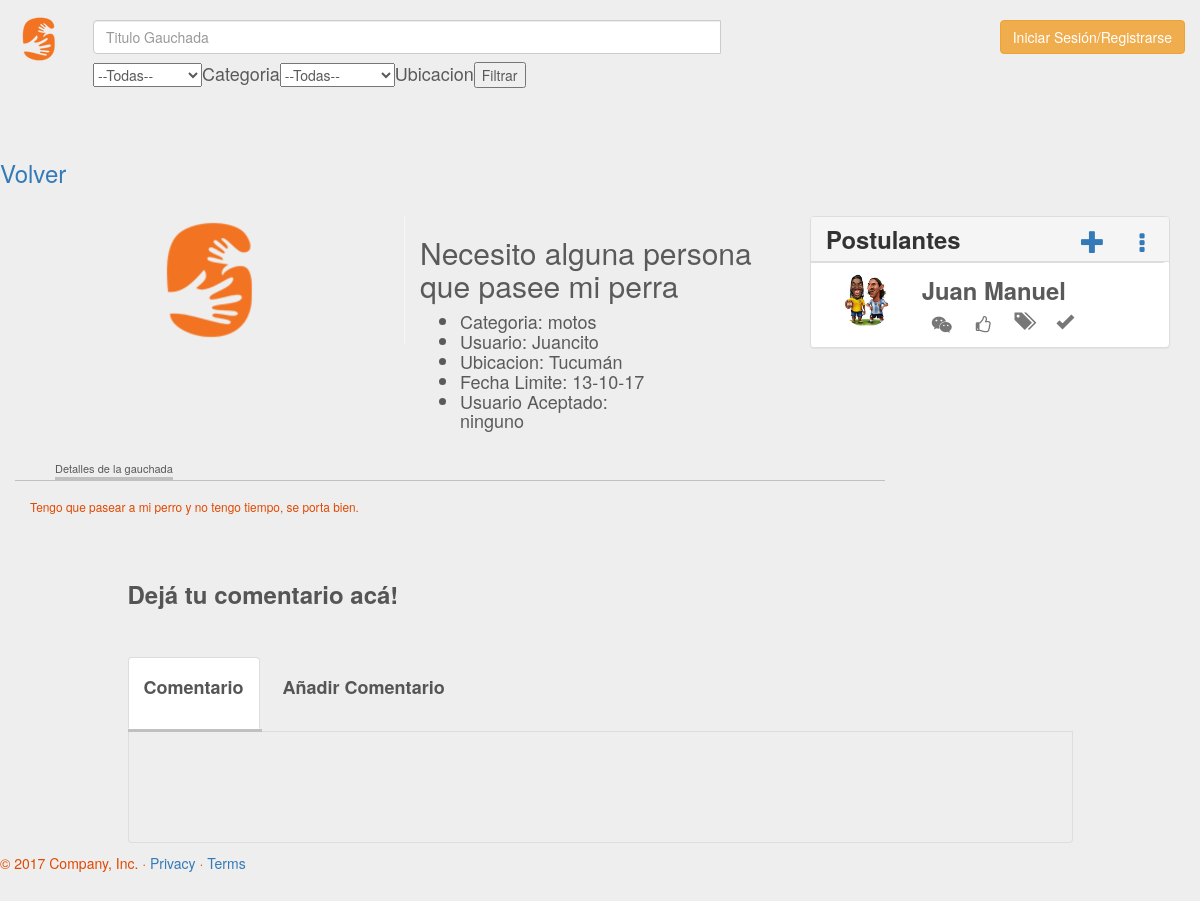
Page /product.php?id=40 on the committed database.
### tables this page shows
CREATE TABLE `favor` (
  `favorId` int(10) UNSIGNED NOT NULL,
  `favorName` varchar(50) NOT NULL,
  `favorDescription` varchar(500) NOT NULL,
  `favorCategory` varchar(20) NOT NULL,
  `favorPlace` varchar(20) NOT NULL,
  `userId` varchar(100) NOT NULL,
  `usuario_aceptado` varchar(1000) DEFAULT NULL,
  `fechaLimite` date DEFAULT NULL
);

CREATE TABLE `imagenes` (
  `favorId` int(10) UNSIGNED NOT NULL,
  `nombreImagen` varchar(1000) NOT NULL,
  `idImagen` int(11) NOT NULL
);

CREATE TABLE `usuario` (
  `userName` varchar(30) NOT NULL,
  `userMail` varchar(100) NOT NULL,
  `userPassword` varchar(20) NOT NULL,
  `userPoints` int(11) NOT NULL,
  `userCredits` int(11) NOT NULL,
  `userNumber` varchar(12) NOT NULL,
  `userBirth` varchar(11) NOT NULL,
  `userPhoto` varchar(100) NOT NULL,
  `is_admin` int(1) UNSIGNED NOT NULL
);

CREATE TABLE `postulantes` (
  `favorId` int(10) UNSIGNED NOT NULL,
  `userMail` varchar(100) NOT NULL,
  `postulantId` int(11) NOT NULL
);

CREATE TABLE `calificaciones` (
  `nombreCalificacion` varchar(30) NOT NULL,
  `rangoDesde` mediumint(30) DEFAULT NULL,
  `rangoHasta` mediumint(30) DEFAULT NULL
);

### product.php (the view, shortened to what this page needs)
<!DOCTYPE html>
<html lang="en">
	<head>
		<?php
			include 'head.php';
			if (!isset($_SESSION['userMail'])) {
				echo '<link href="http://cdnjs.cloudflare.com/ajax/libs/bootstrap-datepicker/1.3.0/css/datepicker.min.css" rel="stylesheet">
							<link rel="stylesheet" type="text/css" href="/css/datepicker.css">
							<script src="http://code.jquery.com/jquery-1.11.0.min.js"></script>
							<script src="//netdna.bootstrapcdn.com/bootstrap/3.1.1/js/bootstrap.min.js"></script>
							<script src="http://cdnjs.cloudflare.com/ajax/libs/bootstrap-datepicker/1.3.0/js/bootstrap-datepicker.js"></script>
							';
			}
			include 'config.php';
			$favor = mysqli_query($con, "SELECT * FROM Favor AS f INNER JOIN Imagenes AS i ON (f.favorId = i.favorId) INNER JOIN Usuario AS u ON(f.userId = u.userMail) WHERE f.favorId='$_REQUEST[id]'");
			$datos = mysqli_fetch_array($favor);
		?>
		<link href="/css/product.css" rel="stylesheet">
		<link rel="stylesheet" href="/css/comments.css">
	</head>
	<body>
		<?php if (isset($_SESSION['userMail'])) {?>
		<div class="navbar-wrapper">
			<nav class="navbar navbar-inverse navbar-fixed-top">
				<?php include 'navbar.php'; ?>
			</nav>
		</div>
		<?php }else{ ?>
			<div class="navbar-wrapper">
				<nav class="navbar navbar-inverse navbar-fixed-top">
					<?php include 'navbar1.php';?>
		<?php } ?>
		<br>
		<br>
		<br>
		<br>
		<br>
		<br>
		<br>
		<a href= index.php><h3>Volver</h3></a><br>
		<div class="container">
			<div class="row">
				<div class="col-lg-4 item-photo">
					<img src=<?php echo '"/uploads/'.$datos['nombreImagen'].'"'; ?> />
				</div>
				<div class="col-lg-4">
					<h2>
						<?php echo $datos['favorName']; ?>
					</h2>
					<h4>
						<ul>
							<?php
							$aceptado=$datos['usuario_aceptado'];
							if($datos['usuario_aceptado']==NULL){
								$aceptado="ninguno";
							}
                                    $fecha2=date("d-m-y",strtotime($datos['fechaLimite']));
								echo '<li> Categoria: '.$datos['favorCategory'].'</li>';
								echo '<li> Usuario: '.$datos['userName'].'</li>';
								echo '<li> Ubicacion: '.$datos['favorPlace'].'</li>';
								echo '<li> Fecha Limite: '.$fecha2.'</li>';
								echo '<li>Usuario Aceptado: <br>'.$aceptado.'</li>';
							?>
						</ul>
					</h4>
				</div>
				<?php if($datos['usuario_aceptado'] == NULL){
				?>
				<div class="col-xs-4 col-sm-4">
					<div class="panel panel-default">
						<div class="panel-heading c-list">
							<span class="title">Postulantes</span>
							<ul class="pull-right c-controls">
								<li><a href=<?php echo '"/add_postulant.php?id='.$_REQUEST['id'].'"';?> data-toggle="tooltip" data-placement="top" title="Postularme!"><i class="glyphicon glyphicon-plus"></i></a></li>
								<li><a href="#" class="hide-search" data-command="toggle-search" data-toggle="tooltip" data-placement="top" title="Buscar Postulante"><i class="fa fa-ellipsis-v"></i></a></li>
							</ul>
						</div>
						<ul class="list-group" id="contact-list">
							<?php
								$query="SELECT count(favorId) AS cant FROM Postulantes WHERE favorId='$_REQUEST[id]'";
								$cant=mysqli_query($con, $query);
								$cant=mysqli_fetch_array($cant);
								if ($cant['cant']>0) {
									include 'mostrar_postulantes.php';
								}
					}
						?>
						</ul>
					</div>
				</div>
			</div>
		</div>
		<div class="col-xs-9">
			<ul class="menu-items">
				<li class="active">Detalles de la gauchada</li>
			</ul>
			<div style="width:100%;border-top:1px solid silver">
				<p style="padding:15px;">
					<small>
						<?php echo $datos['favorDescription']; ?>
					</small>
				</p>
			</div>
		</div>
		<br>
		<br>
		<br>
		<br>
	<?php include 'comments.php'; ?>
	<footer>
		<p>&copy; 2017 Company, Inc. &middot; <a href="#">Privacy</a> &middot; <a href="#">Terms</a></p>
	</footer>
	</body>
</html>

### head.php (shortened to what this page needs)
<link href="/css/bootstrap.css" rel="stylesheet">
<link href="//maxcdn.bootstrapcdn.com/font-awesome/4.2.0/css/font-awesome.min.css" rel="stylesheet">
<link rel="stylesheet" href="//code.jquery.com/ui/1.12.1/themes/base/jquery-ui.css">
<link href="/css/carousel.css" type="text/css" rel="stylesheet">
<link href="/css/style.css" type="text/css" rel="stylesheet">
<link href="/css/ie10-viewport-bug-workaround.css" rel="stylesheet">

### navbar1.php (shortened to what this page needs)
<div class="container">
	<div class="navbar-header">
		<a class="navbar-brand" href="/"><img src="icon/NavIcon.png"></img></a>
	</div>
	<form class="navbar-form navbar-left" action='mostrar_gauchadas2.php' method='post'>
		<div class="input-group">
			<input type="text" name="nombre" class="form-control" placeholder="Titulo Gauchada">
				<?php
                 echo "<select name='Categoria'>"; ?>
				 <option value="">--Todas--</option>
                 ?> </select>
				 <label for = "categoria"> <h4> Categoria</h4></label>
				 <?php
                 echo "<select name='Ubicacion'>"; ?>
				 <option value="">--Todas--</option>
                 ?> </select>
				  <label for = "Ubicacion"> <h4> Ubicacion</h4></label>
                 <input type ="submit" value="Filtrar">
         </form>
			</div>
	<div id="navbar" class="navbar-collapse collapse navbar-right">
		<button class="btn btn-warning" data-toggle="modal" data-target="#modal-1">Iniciar Sesión/Registrarse</button>
	</div>
</div>

### mostrar_postulantes.php
<?php
    $id=$_REQUEST['id'];
	$query="SELECT * FROM Postulantes WHERE favorId='$_REQUEST[id]'";
	$postulantes=mysqli_query($con, $query);
	while($ro = mysqli_fetch_array($postulantes)) {
	$query1="SELECT userName, userPoints,  userMail, userPhoto FROM Usuario WHERE userMail='$ro[userMail]'";
	$user=mysqli_query($con, $query1);
	$user=mysqli_fetch_array($user);
	$consulta="SELECT nombreCalificacion FROM calificaciones WHERE rangoDesde<='$user[userPoints]' AND rangoHasta>='$user[userPoints]';";
    $consulta2=mysqli_query($con, $consulta);
    $calificaciones=mysqli_fetch_array($consulta2);
	echo '
		<li class="list-group-item">
			<div class="col-xs-12 col-sm-3">
				<img src="/uploads/'.$user['userPhoto'].'" alt="'.$user['userName'].'" class="img-responsive img-circle"/>'.'
			</div>
			<div class="col-xs-12 col-sm-9">
				<span class="name">'.$user['userName'].'</span> <br/>
				<span class="fa fa-weixin fa-lg text-muted c-info" data-toggle="tooltip" title="'.$calificaciones[0].'"> </span>
				<span class="visible-xs">
					<span class="text-muted">'.$calificaciones[0].'</span> <br/>
				</span>
				<span class="fa fa-thumbs-o-up fa-lg text-muted c-info" data-toggle="tooltip" title="'.$user['userPoints'].'"> </span>
				<span class="visible-xs">
					<span class="text-muted">'.$user['userPoints'].'</span> <br/>
				</span>
				<span class="glyphicon glyphicon-tags text-muted c-info" data-toggle="tooltip" title="'.$user['userMail'].'"> </span>
				<span class="visible-xs">
					<span class="text-muted">'.$user['userMail'].'</span> <br/>
				</span>
				 <a href="/aceptar_postulante.php/?id='.$user["userMail"].'&& id2='.$id.'" >
					<span class="glyphicon glyphicon-ok text-muted c-info" data-toggle="tooltip" title="Aceptar"> </span>
					<span class="visible-xs">
					<span class="text-muted">Aceptar</span> <br/>
				</span>
				</a>
			</div>
			<div class="clearfix"> </div>
		</li>
		';}
?>

### comments.php (shortened to what this page needs)
<div class="container">
	<?php if (isset($_SESSION['userMail'])) { ?>
	  <div class="row">
	    <div class="col-sm-10 col-sm-offset-1" id="logout">
	        <div class="page-header">
	            <h3 class="reviews">Dejá tu comentario acá!</h3>
	        </div>
	        <div class="comment-tabs">
	            <ul class="nav nav-tabs" role="tablist">
	                <li class="active"><a href="#comments-logout" role="tab" data-toggle="tab"><h4 class="reviews text-capitalize">Comentarios</h4></a></li>
	                <li><a href="#add-comment" role="tab" data-toggle="tab"><h4 class="reviews text-capitalize">Añadir comentarios</h4></a></li>
	            </ul>
	            <div class="tab-content">
	                <div class="tab-pane active" id="comments-logout">
	                    <ul class="media-list">
	                    	<?php include 'show_comments.php'; ?>
	                    </ul>
	                </div>
	                <?php
	                if ($_SESSION['userMail']!=$datos['userMail']) {?>
									<div class="tab-pane" id="add-comment">
										<?php echo '<form action="hacer_comentario.php?idFavor='.$_REQUEST['id'].'" method="post" class="form-horizontal" id="commentForm" role="form">'; ?>
                        <div class="form-group">
                            <label for="email" class="col-sm-2 control-label">Comentario</label>
                            <div class="col-sm-8">
                              <textarea class="form-control" name="addComment" id="addComment" rows="5"></textarea>
                            </div>
                        </div>
                        <div class="form-group">
                            <div class="col-sm-offset-2 col-sm-10">
                                <button class="btn btn-warning btn-circle text-uppercase" type="submit" id="submitComment"><span class="glyphicon glyphicon-send"></span>Publicar comentario</button>
                            </div>
                        </div>
                    </form>
                	</div>
	                <?php }else{ ?>
			              <div class="tab-pane" id="add-comment">
		                    <div class="alert alert-warning alert-dismissible" role="alert">
		                      <button type="button" class="close" data-dismiss="alert">
		                        <span aria-hidden="true">×</span><span class="sr-only">Close</span>
		                      </button>
		                      <strong>Che!</strong> Si vos sos dueño de una gauchada, no podes hacer una pregunta acerca de esta, porque se supone que sabes la respuesta ¿Verdad, pilluelo? Ahora tomatelas de aca antes de que saque el rifle. Con amor, ñiñita ?)
		                    </div>
		                </div>
	                <?php } ?>
	            	</div>
	        	</div>
	  	</div>
  </div>
  <?php }else{ ?>
  <div class="row">
    <div class="col-sm-10 col-sm-offset-1" id="logout">
        <div class="page-header">
            <h3 class="reviews">Dejá tu comentario acá!</h3>
        </div>
        <div class="comment-tabs">
            <ul class="nav nav-tabs" role="tablist">
                <li class="active"><a href="#comments-logout" role="tab" data-toggle="tab"><h4 class="reviews text-capitalize">Comentario</h4></a></li>
                <li><a href="#add-comment-disabled" role="tab" data-toggle="tab"><h4 class="reviews text-capitalize">Añadir comentario</h4></a></li>
            </ul>
            <div class="tab-content">
            </div>
        </div>
    </div>
  </div>
 <?php } ?>
</div>

### css/carousel.css (style rules this page uses)
body { padding-bottom: 40px; color: #5a5a5a; }
.navbar-wrapper { position: absolute; top: 0; right: 0; left: 0; z-index: 20; }
.navbar-wrapper .navbar { padding-right: 15px; padding-left: 15px; }
.navbar-wrapper .navbar .container { width: auto; }
@media (min-width: 768px) { .navbar-wrapper { margin-top: 20px; } }
@media (min-width: 768px) { .navbar-wrapper .container { padding-right: 15px; padding-left: 15px; } }
@media (min-width: 768px) { .navbar-wrapper .navbar { padding-right: 0; padding-left: 0; } }
@media (min-width: 768px) { .navbar-wrapper .navbar { border-radius: 4px; } }

### css/style.css (style rules this page uses)
ul > li { margin-right:5px;font-weight:lighter; }
body { background-color: #eee; border: 10px; }
.navbar { background-color: #eee; border-color: #eee; min-height: 70px; }
.navbar-form { padding-top: 12px; }
.navbar-header { color: #e14800; }
p { color: #e14800; }
.navbar-inverse .navbar-brand { color: white; }
footer { position: relative; bottom: -10px; display: block; }
.btn { padding: 6px 12px; }
.navbar-right { margin-top: 17px; }
.navbar-collapse { margin-top: 20px; }

### css/product.css (style rules this page uses)
li.active { border-bottom:3px solid silver; }
.item-photo { display:flex;justify-content:center;align-items:center;border-right:1px solid #f6f6f6; }
img { max-width: 300px;max-height: 300px; }
.menu-items { list-style-type:none;font-size:11px;display:inline-flex;margin-bottom:0px;margin-top:20px }
.c-list { padding: 0px; min-height: 44px; }
.title { display: inline-block; font-size: 1.7em; font-weight: bold; padding: 5px 15px; }
ul.c-controls { list-style: none; margin: 0px; min-height: 44px; }
ul.c-controls li { margin-top: 8px; float: left; }
ul.c-controls li a { font-size: 1.7em; padding: 11px 10px 6px; }
ul.c-controls li a i { min-width: 24px; text-align: center; }
.name { font-size: 1.7em; font-weight: 700; }
.c-info { padding: 5px 10px; font-size: 1.25em; }
.panel { left: 10px; }

### css/comments.css (style rules this page uses)
.page-header { position: relative; }
.reviews { color: #555; font-weight: bold; margin: 10px auto 20px; }
.tab-content { padding: 50px 15px; border: 1px solid #ddd; border-top: 0; border-bottom-right-radius: 4px; border-bottom-left-radius: 4px; }

### rows in the picture
favor: imagenes.nombreImagen (picture), favorName "Necesito alguna persona que pasee mi perra", favorCategory "motos", userId.userName "Juancito", favorPlace "Tucumán", fechaLimite "13-10-17", usuario_aceptado "ninguno", favorDescription "Tengo que pasear a mi perro y no tengo tiempo, se porta bien."
postulantes: userMail.userPhoto (picture), userMail.userName "Juan Manuel"
